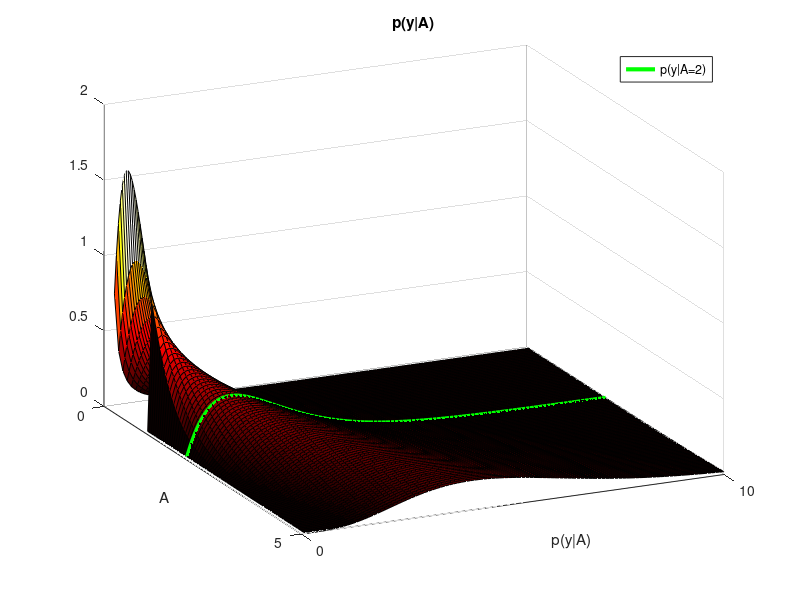
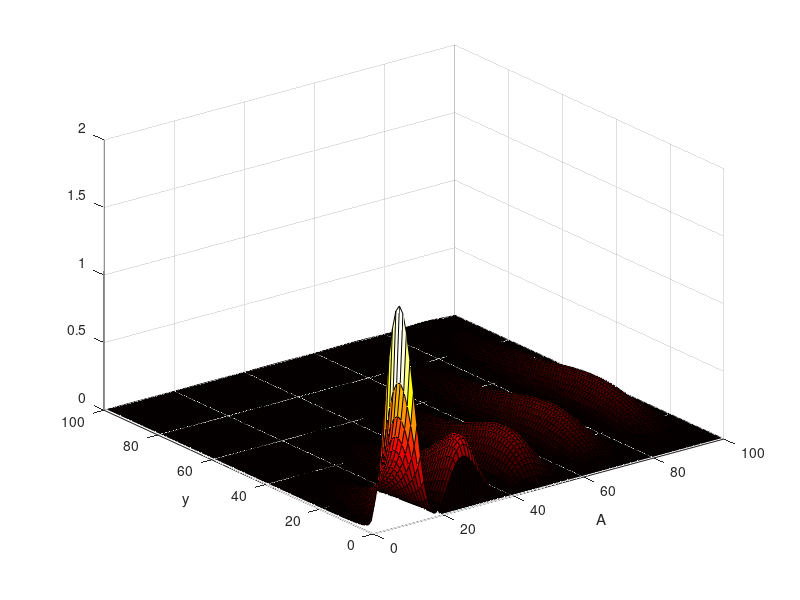

Source code (MATLAB) for these figures, in order: (Note: this script raises an error after producing the figures.)
% METROPOLIS-HASTINGS BAYESIAN POSTERIOR
rand('seed',12345)
 
% PRIOR OVER SCALE PARAMETERS
B = 1;
 
% DEFINE LIKELIHOOD
likelihood = inline('(B.^A/gamma(A)).*y.^(A-1).*exp(-(B.*y))','y','A','B');
 
% CALCULATE AND VISUALIZE THE LIKELIHOOD SURFACE
yy = linspace(0,10,100);
AA = linspace(0.1,5,100);
likeSurf = zeros(numel(yy),numel(AA));
for iA = 1:numel(AA); likeSurf(:,iA)=likelihood(yy(:),AA(iA),B); end;
 
figure;
surf(likeSurf); ylabel('p(y|A)'); xlabel('A'); colormap hot
 keyboard
 
% DISPLAY CONDITIONAL AT A = 2
hold on; ly = plot3(ones(1,numel(AA))*40,1:100,likeSurf(:,40),'g','linewidth',3)
xlim([0 100]); ylim([0 100]);  axis normal
set(gca,'XTick',[0,100]); set(gca,'XTickLabel',[0 5]);
set(gca,'YTick',[0,100]); set(gca,'YTickLabel',[0 10]);
view(65,25)
legend(ly,'p(y|A=2)','Location','Northeast');
hold off;
title('p(y|A)');
 
% DEFINE PRIOR OVER SHAPE PARAMETERS
prior = inline('sin(pi*A).^2','A');
 
% DEFINE THE POSTERIOR
p = inline('(B.^A/gamma(A)).*y.^(A-1).*exp(-(B.*y)).*sin(pi*A).^2','y','A','B');
 
% CALCULATE AND DISPLAY THE POSTERIOR SURFACE
postSurf = zeros(size(likeSurf));
for iA = 1:numel(AA); postSurf(:,iA)=p(yy(:),AA(iA),B); end;
 
figure
surf(postSurf); ylabel('y'); xlabel('A'); colormap hot
 
% DISPLAY THE PRIOR
hold on; pA = plot3(1:100,ones(1,numel(AA))*100,prior(AA),'b','linewidth',3)
 
% SAMPLE FROM p(A | y = 1.5)
y = 1.5;
target = postSurf(16,:);
 
% DISPLAY POSTERIOR
psA = plot3(1:100, ones(1,numel(AA))*16,postSurf(16,:),'m','linewidth',3)
xlim([0 100]); ylim([0 100]);  axis normal
set(gca,'XTick',[0,100]); set(gca,'XTickLabel',[0 5]);
set(gca,'YTick',[0,100]); set(gca,'YTickLabel',[0 10]);
view(65,25)
legend([pA,psA],{'p(A)','p(A|y = 1.5)'},'Location','Northeast');
hold off
title('p(A|y)');
 
% INITIALIZE THE METROPOLIS-HASTINGS SAMPLER
% DEFINE PROPOSAL DENSITY
q = inline('exppdf(x,mu)','x','mu');
 
% MEAN FOR PROPOSAL DENSITY
mu = 5;
 
% DISPLAY TARGET AND PROPOSAL
figure; hold on;
th = plot(AA,target,'m','Linewidth',2);
qh = plot(AA,q(AA,mu),'k','Linewidth',2)
legend([th,qh],{'Target, p(A)','Proposal, q(A)'});
xlabel('A');
 
% SOME CONSTANTS
nSamples = 5000;
burnIn = 500;
minn = 0.1; maxx = 5;
 
% INTIIALZE SAMPLER
x = zeros(1 ,nSamples);
x(1) = mu;
t = 1;
 
% RUN METROPOLIS-HASTINGS SAMPLER
while t < nSamples
    t = t+1;
 
    % SAMPLE FROM PROPOSAL
    xStar = exprnd(mu);
 
    % CORRECTION FACTOR
    c = q(x(t-1),mu)/q(xStar,mu);
 
    % CALCULATE THE (CORRECTED) ACCEPTANCE RATIO
    
%     fe1 = sum(
    alpha = min([1, p(y,xStar,B)/p(y,x(t-1),B)*c]);
 
    % ACCEPT OR REJECT?
    u = rand;
    if u < alpha
        x(t) = xStar;
    else
        x(t) = x(t-1);
    end
end
 
% DISPLAY MARKOV CHAIN
figure;
subplot(211);
stairs(x(1:t),1:t, 'k');
hold on;
hb = plot([0 maxx/2],[burnIn burnIn],'g--','Linewidth',2)
ylabel('t'); xlabel('samples, A');
set(gca , 'YDir', 'reverse');
ylim([0 t])
axis tight;
xlim([0 maxx]);
title('Markov Chain Path');
legend(hb,'Burnin');
 
% DISPLAY SAMPLES
subplot(212);
nBins = 100;
sampleBins = linspace(minn,maxx,nBins);
counts = hist(x(burnIn:end), sampleBins);
bar(sampleBins, counts/sum(counts), 'k');
xlabel('samples, A' ); ylabel( 'p(A | y)' );
title('Samples');
xlim([0 10])
 
% OVERLAY TARGET DISTRIBUTION
hold on;
plot(AA, target/sum(target) , 'm-', 'LineWidth', 2);
legend('Sampled Distribution',sprintf('Target Posterior'))
axis tight